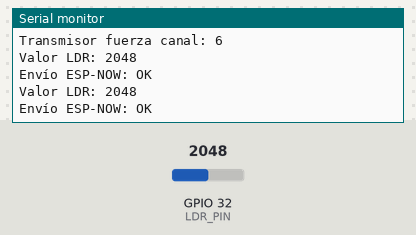
A sketch run on a simulated ESP32. Parts: the last lines printed to the serial monitor. The inputs (shaded band) are chosen by the test bench; at power-on: GPIO 32 (LDR_PIN) = 2048.

Above: at 10.8 s.
10.9 s: GPIO 32 (LDR_PIN) set to 2866
At 20.7 s:
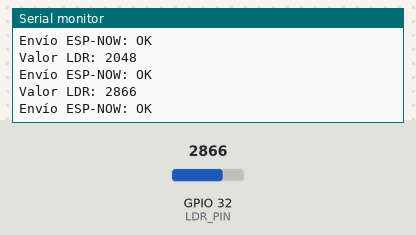
20.9 s: GPIO 32 (LDR_PIN) set to 3603
At 31.0 s:
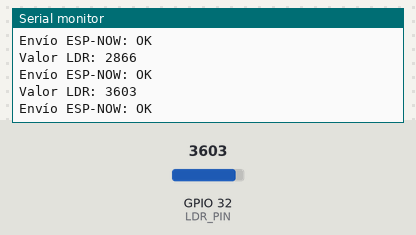
Timing chart, 0 to 32.5 s (numbered marks = the images above; inputs shaded):
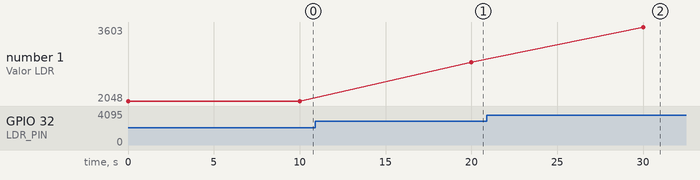

The sketch:

Nodo_LDR.ino
```cpp
#include <esp_now.h>
#include <WiFi.h>
#include "esp_wifi.h"

// Pin del LDR
#define LDR_PIN 32

// Canal WiFi
const uint8_t canal = 6;

// MAC del nodo Edge
uint8_t receiverMAC[] = {0x5c, 0x01, 0x3b, 0x72, 0xf2, 0xcc};

// Estructura de envío
typedef struct {
  int ldrValue;
} struct_message_send;

struct_message_send sensorSend;

// Tarea para lectura y envío
void LDRTask(void *parameter) {
  for (;;) {
    int ldr = analogRead(LDR_PIN);
    sensorSend.ldrValue = ldr;

    Serial.print("Valor LDR: ");
    Serial.println(ldr);

    esp_err_t res = esp_now_send(receiverMAC, (uint8_t *)&sensorSend, sizeof(sensorSend));
    if (res != ESP_OK) {
      Serial.println("❌ Error al enviar datos");
    }

    vTaskDelay(pdMS_TO_TICKS(10000));  // cada 10 segundos
  }
}

// Callback de envío ESP-NOW
void OnDataSent(const uint8_t *mac_addr, esp_now_send_status_t status) {
  Serial.printf("Envío ESP-NOW: %s\n", status == ESP_NOW_SEND_SUCCESS ? "OK" : "FALLÓ");
}

void setup() {
  Serial.begin(115200);
  pinMode(LDR_PIN, INPUT);

  WiFi.mode(WIFI_STA);

  Serial.print("Transmisor MAC STA: ");
  Serial.println(WiFi.macAddress());

  esp_wifi_set_channel(canal, WIFI_SECOND_CHAN_NONE);
  Serial.printf("Transmisor fuerza canal: %d\n", canal);

  if (esp_now_init() != ESP_OK) {
    Serial.println("❌ Error al iniciar ESP-NOW");
    return;
  }

  esp_now_register_send_cb(OnDataSent);

  esp_now_peer_info_t peerInfo = {};
  memcpy(peerInfo.peer_addr, receiverMAC, 6);
  peerInfo.channel = canal;
  peerInfo.encrypt = false;

  if (esp_now_add_peer(&peerInfo) != ESP_OK) {
    Serial.println("❌ Fallo al agregar peer");
    return;
  }

  xTaskCreatePinnedToCore(
    LDRTask,      // Función de la tarea
    "LDRTask",    // Nombre
    2048,         // memoria
    NULL,         // Parámetros
    1,            // Prioridad
    NULL,         // Handle
    1             // Núcleo esp
  );
}

void loop() {
  vTaskDelay(portMAX_DELAY);
}
```

Measured:
- after the input at 10.9 s, the serial monitor: prints a new line after 9.1 s (image 1)
- after the input at 20.9 s, the serial monitor: prints a new line after 9.1 s (image 2)
- plotted number 1: 2048 → 2866 after the input at 10.9 s, 2866 → 3603 after the input at 20.9 s
